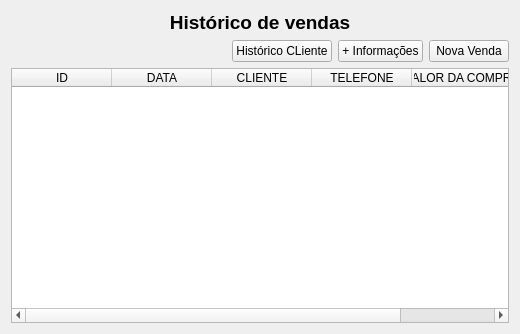
<?xml version="1.0" encoding="UTF-8"?>
<ui version="4.0">
 <class>Form</class>
 <widget class="QWidget" name="Form">
  <property name="geometry">
   <rect>
    <x>0</x>
    <y>0</y>
    <width>520</width>
    <height>334</height>
   </rect>
  </property>
  <property name="windowTitle">
   <string>Form</string>
  </property>
  <layout class="QVBoxLayout" name="verticalLayout">
   <item>
    <widget class="QLabel" name="label">
     <property name="font">
      <font>
       <pointsize>14</pointsize>
       <weight>75</weight>
       <bold>true</bold>
      </font>
     </property>
     <property name="text">
      <string>Histórico de vendas</string>
     </property>
     <property name="alignment">
      <set>Qt::AlignCenter</set>
     </property>
    </widget>
   </item>
   <item>
    <layout class="QHBoxLayout" name="horizontalLayout">
     <item>
      <spacer name="horizontalSpacer">
       <property name="orientation">
        <enum>Qt::Horizontal</enum>
       </property>
       <property name="sizeHint" stdset="0">
        <size>
         <width>40</width>
         <height>20</height>
        </size>
       </property>
      </spacer>
     </item>
     <item>
      <widget class="QPushButton" name="pushButton_2">
       <property name="text">
        <string>Histórico CLiente</string>
       </property>
      </widget>
     </item>
     <item>
      <widget class="QPushButton" name="pushButton">
       <property name="text">
        <string>+ Informações</string>
       </property>
      </widget>
     </item>
     <item>
      <widget class="QPushButton" name="b_novaVenda">
       <property name="text">
        <string>Nova Venda</string>
       </property>
      </widget>
     </item>
    </layout>
   </item>
   <item>
    <widget class="QTableWidget" name="tableWidget">
     <property name="alternatingRowColors">
      <bool>true</bool>
     </property>
     <property name="selectionMode">
      <enum>QAbstractItemView::SingleSelection</enum>
     </property>
     <property name="selectionBehavior">
      <enum>QAbstractItemView::SelectRows</enum>
     </property>
     <property name="showGrid">
      <bool>true</bool>
     </property>
     <property name="gridStyle">
      <enum>Qt::SolidLine</enum>
     </property>
     <column>
      <property name="text">
       <string>ID</string>
      </property>
     </column>
     <column>
      <property name="text">
       <string>DATA</string>
      </property>
     </column>
     <column>
      <property name="text">
       <string>CLIENTE</string>
      </property>
     </column>
     <column>
      <property name="text">
       <string>TELEFONE</string>
      </property>
     </column>
     <column>
      <property name="text">
       <string>VALOR DA COMPRA</string>
      </property>
     </column>
    </widget>
   </item>
  </layout>
 </widget>
 <resources/>
 <connections/>
</ui>
